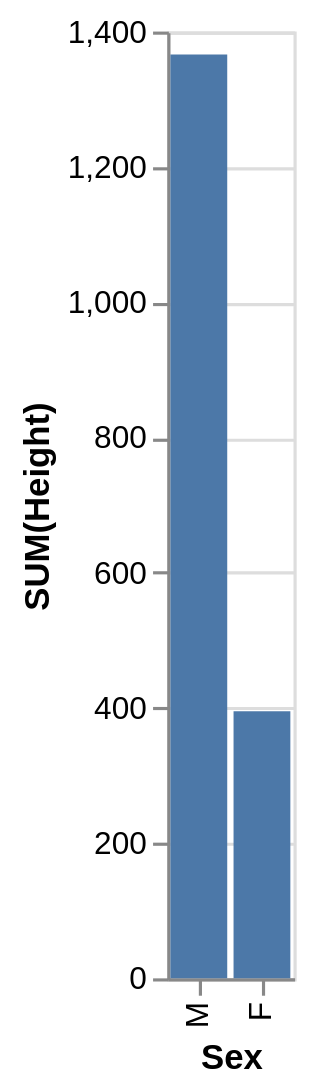

Write a Vega-Lite specification for this figure.
### Vega-Lite specification from a JSON file in a GitHub repository (floating-point values rounded to 4 significant figures)
{"data": {"values": [{"x_data": "M", "y_data": 1366}, {"x_data": "F", "y_data": 395}]}, "mark": "bar", "encoding": {"x": {"field": "x_data", "type": "nominal", "title": "Sex", "sort": {"op": "sum", "field": "y_data", "order": "descending"}}, "y": {"field": "y_data", "type": "quantitative", "title": "SUM(Height)"}}}
